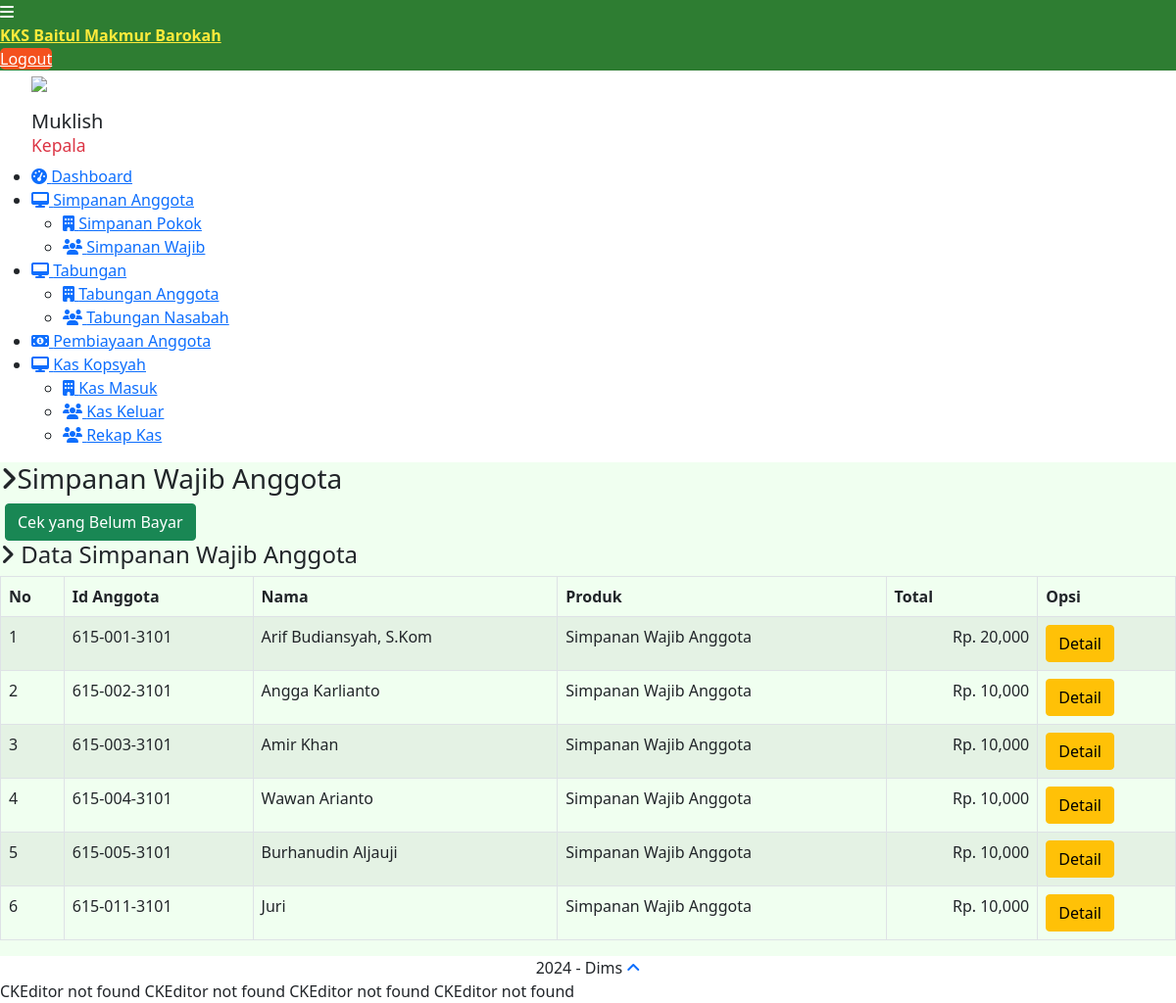
/admin/dashboard/index.php?page=simpanan_anggota (signed in), run on the app's committed database.
### tables this page shows
CREATE TABLE `anggota` (
  `id_anggota` varchar(20) NOT NULL,
  `nama_lengkap` varchar(100) NOT NULL,
  `nama_panggilan` varchar(50) NOT NULL,
  `nik` varchar(20) NOT NULL,
  `alamat` text NOT NULL,
  `telp_rumah` varchar(20) NOT NULL,
  `no_hp` varchar(20) NOT NULL,
  `pekerjaan` varchar(150) NOT NULL,
  `jenis_kelamin` enum('Perempuan','Laki-laki') NOT NULL,
  `status_kawin` enum('Belum Menikah','Menikah','Janda','Duda') NOT NULL,
  `email_anggota` varchar(120) NOT NULL,
  `username` varchar(120) NOT NULL,
  `pass_anggota` varchar(110) NOT NULL,
  `tgl_daftar` date NOT NULL
);

### admin/dashboard/simpanan_anggota/list.php (the view, shortened to what this page needs)
<h3><i class="fa fa-angle-right"></i>Simpanan Wajib Anggota</h3>
<div class="row mt">
	<div class="col-lg-12">
		<div class="content-panel">
      <a href="?page=simpanan_anggota&action=cek_bayar" title="Cek" class="btn btn-success" style="margin-left: 5px">Cek yang Belum Bayar</a>
          <h4><i class="fa fa-angle-right"></i> Data Simpanan Wajib Anggota</h4>
              <section id="unseen">
                <table class="table table-bordered table-striped" id="Datatables">
                  <thead>
                  <tr>
	                  <th>No</th>
                    <th>Id Anggota</th>
                    <th>Nama</th>
                    <th>Produk</th>
                    <th>Total</th>
                    <th>Opsi</th>
                  </tr>
                  </thead>
                  <tbody>
                  <?php
                  $no = 1;
                  $sql_simpanan_anggota = mysqli_query($con,"SELECT SUM(simpanan_anggota.jumlah) AS jumlah, anggota.id_anggota AS id_anggota, nama_lengkap AS nama_lengkap, nama_produk AS nama_produk FROM simpanan_anggota INNER JOIN anggota on simpanan_anggota.id_anggota = anggota.id_anggota INNER JOIN produk_bmt ON simpanan_anggota.id_produk = produk_bmt.id_produk WHERE produk_bmt.nama_produk='Simpanan Wajib Anggota' GROUP BY anggota.id_anggota  ") or die (mysqli_error($con));
					while($data = mysqli_fetch_array($sql_simpanan_anggota)){
                  ?>
                  <tr>
                      <td><?php echo $no++ ?></td>
                      <td><?php echo $data['id_anggota'] ?></td>
                      <td><?php echo $data['nama_lengkap'] ?></td>
                      <td><?php echo $data['nama_produk'] ?></td>
                      <td align="right"><?php echo 'Rp. '.number_format($data['jumlah']) ?></td>
                      <td>
                      <a class="btn btn-warning btn-xs" href="?page=simpanan_anggota&action=detail&id_anggota=<?php echo $data['id_anggota'];?>" title="Detail">Detail</a>
                    </td>
                  </tr>
                  <?php
                  }
                  ?>
                  </tbody>
              </table>
              </section>
      </div>
	</div>
</div>

### data on the page
anggota: id_anggota "615-001-3101", nama_lengkap "Arif Budiansyah, S.Kom", nama_produk "Simpanan Wajib Anggota", jumlah "20,000"
anggota: id_anggota "615-002-3101", nama_lengkap "Angga Karlianto", nama_produk "Simpanan Wajib Anggota", jumlah "10,000"
anggota: id_anggota "615-003-3101", nama_lengkap "Amir Khan", nama_produk "Simpanan Wajib Anggota", jumlah "10,000"
anggota: id_anggota "615-004-3101", nama_lengkap "Wawan Arianto", nama_produk "Simpanan Wajib Anggota", jumlah "10,000"
anggota: id_anggota "615-005-3101", nama_lengkap "Burhanudin Aljauji", nama_produk "Simpanan Wajib Anggota", jumlah "10,000"
anggota: id_anggota "615-011-3101", nama_lengkap "Juri", nama_produk "Simpanan Wajib Anggota", jumlah "10,000"

### other printed values
$_SESSION['nama_admin'] "Muklish"
$_SESSION['level_admin'] "Kepala"
